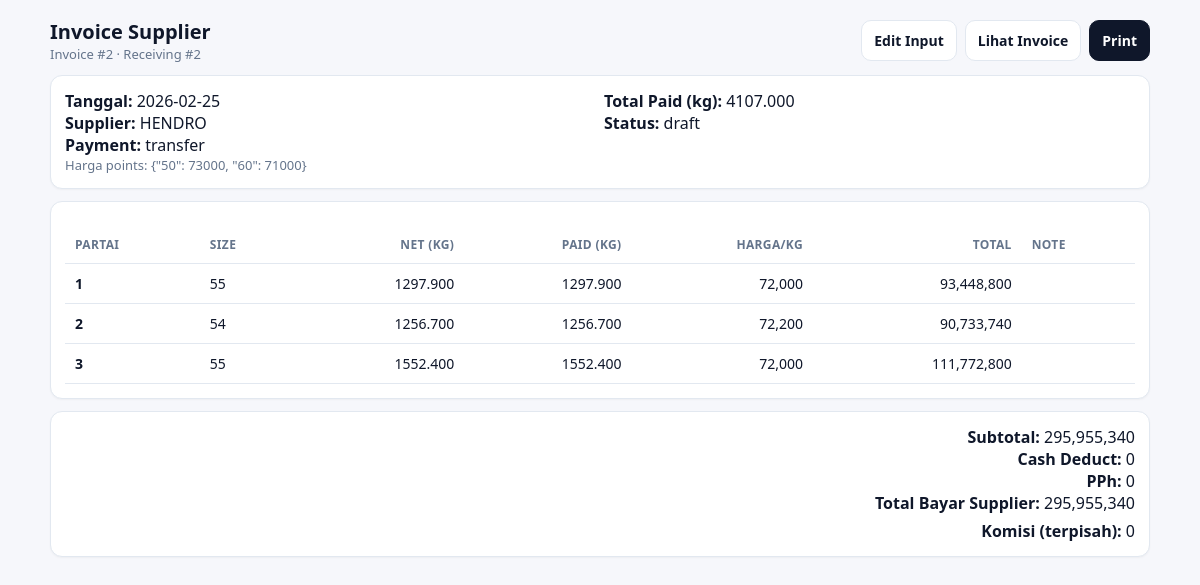
The app's page /invoice/view/2 with its own data.
### tables this page shows
CREATE TABLE invoice_header (
            id INTEGER PRIMARY KEY AUTOINCREMENT,

            receiving_id INTEGER NOT NULL UNIQUE, -- 1 receiving = 1 invoice

            invoice_no TEXT,
            tanggal TEXT NOT NULL DEFAULT (date('now','localtime')),

            supplier TEXT NOT NULL,
            price_points_json TEXT NOT NULL,

            payment_type TEXT NOT NULL
                CHECK (payment_type IN ('cash','transfer')),

            tempo_hari INTEGER DEFAULT 0,
            due_date TEXT,

            -- Cash deduct per kg (hanya berlaku kalau cash)
            cash_deduct_per_kg_rp INTEGER DEFAULT 0,
            cash_deduct_total_rp INTEGER DEFAULT 0,

            -- Komisi (TIDAK mengurangi pembayaran supplier)
            komisi_per_kg_rp INTEGER DEFAULT 0,
            komisi_total_rp INTEGER DEFAULT 0,

            -- PPh (siap dipakai nanti, 0.25% = 25)
            pph_rate_bp INTEGER DEFAULT 0,
            pph_amount_rp INTEGER DEFAULT 0,

            -- Total Supplier
            subtotal_rp INTEGER DEFAULT 0,
            total_payable_rp INTEGER DEFAULT 0,

            total_paid_g INTEGER DEFAULT 0,

            status TEXT DEFAULT 'draft'
                CHECK (status IN ('draft','issued','paid','void')),

            created_at TEXT DEFAULT (datetime('now','localtime')),

            FOREIGN KEY(receiving_id)
                REFERENCES receiving_header(id)
                ON DELETE CASCADE
        );

CREATE TABLE invoice_line (
            id INTEGER PRIMARY KEY AUTOINCREMENT,

            invoice_id INTEGER NOT NULL,
            receiving_item_id INTEGER NOT NULL UNIQUE,

            partai_no INTEGER NOT NULL,

            -- Simpan gram supaya presisi (anti float)
            net_g INTEGER NOT NULL,
            paid_g INTEGER NOT NULL,

            round_size INTEGER,

            price_per_kg_rp INTEGER NOT NULL,
            price_override_per_kg_rp INTEGER,

            line_total_rp INTEGER NOT NULL,
            note TEXT,

            FOREIGN KEY(invoice_id)
                REFERENCES invoice_header(id)
                ON DELETE CASCADE,

            FOREIGN KEY(receiving_item_id)
                REFERENCES receiving_item(id)
                ON DELETE CASCADE
        );

### invoice/routes.py (the view)
@invoice_bp.route("/view/<int:invoice_id>", methods=["GET"])
def invoice_view(invoice_id):
    h = repo.get_invoice_header(invoice_id)
    if not h:
        return "Invoice tidak ditemukan", 404
    lines = repo.fetch_invoice_lines(invoice_id)
    return render_template("invoice/detail.html", header=h, lines=lines)

### helpers/db.py (called while the page is built)
def get_conn():
    conn = sqlite3.connect(DB_PATH, timeout=30)
    conn.row_factory = sqlite3.Row
    conn.execute("PRAGMA foreign_keys = ON;")
    conn.execute("PRAGMA journal_mode = WAL;")
    return conn

### invoice/repository.py (called while the page is built)
def get_invoice_header(invoice_id):
    conn = get_conn()
    try:
        row = conn.execute("SELECT * FROM invoice_header WHERE id=?", (invoice_id,)).fetchone()
        return dict(row) if row else None
    finally:
        conn.close()

def fetch_invoice_lines(invoice_id):
    conn = get_conn()
    try:
        rows = conn.execute(
            "SELECT * FROM invoice_line WHERE invoice_id=? ORDER BY partai_no ASC, id ASC",
            (invoice_id,),
        ).fetchall()
        return [dict(r) for r in rows]
    finally:
        conn.close()

### templates/invoice/detail.html (shortened to what this page needs)
<!doctype html>
<html lang="id">
<head>
</head>
<body>
<div class="wrap">
  <div class="top">
    <div>
      <h2>Invoice Supplier</h2>
      <div class="muted">Invoice #{{ header.id }} · Receiving #{{ header.receiving_id }}</div>
    </div>
    <div style="display:flex;gap:8px;flex-wrap:wrap;justify-content:flex-end;">
    <a class="btn" href="{{ url_for('invoice.invoice_new', receiving_id=header.receiving_id) }}">Edit Input</a>
      <a class="btn" href="{{ url_for('invoice.invoice_view', invoice_id=header.id) }}">Lihat Invoice</a>
      <a class="btn btn-primary" href="#" onclick="window.print();return false;">Print</a>
    </div>
  </div>
  <div class="card">
    <div class="grid">
      <div>
        <div><b>Tanggal:</b> {{ header.tanggal }}</div>
        <div><b>Supplier:</b> {{ header.supplier }}</div>
        <div><b>Payment:</b> {{ header.payment_type }}</div>
        <div class="muted">Harga points: {{ header.price_points_json }}</div>
      </div>
      <div>
        <div><b>Total Paid (kg):</b> {{ "%.3f"|format((header.total_paid_g or 0)/1000) }}</div>
        <div><b>Status:</b> {{ header.status }}</div>
      </div>
    </div>
  </div>
  <div class="card" style="margin-top:12px; overflow:auto;">
    <table>
      <thead>
        <tr>
          <th>Partai</th>
          <th>Size</th>
          <th class="right">Net (kg)</th>
          <th class="right">Paid (kg)</th>
          <th class="right">Harga/kg</th>
          <th class="right">Total</th>
          <th>Note</th>
        </tr>
      </thead>
      <tbody>
        {% for r in lines %}
        <tr>
          <td><b>{{ r.partai_no }}</b></td>
          <td>{{ r.round_size if r.round_size is not none else "-" }}</td>
          <td class="right">{{ "%.3f"|format((r.net_g or 0)/1000) }}</td>
          <td class="right">{{ "%.3f"|format((r.paid_g or 0)/1000) }}</td>
          <td class="right">{{ "{:,}".format(r.price_override_per_kg_rp or r.price_per_kg_rp) }}</td>
          <td class="right">{{ "{:,}".format(r.line_total_rp or 0) }}</td>
          <td>{{ r.note or "" }}</td>
        </tr>
        {% endfor %}
      </tbody>
    </table>
  </div>
  <div class="card" style="margin-top:12px;">
    <div class="right"><b>Subtotal:</b> {{ "{:,}".format(header.subtotal_rp or 0) }}</div>
    <div class="right"><b>Cash Deduct:</b> {{ "{:,}".format(header.cash_deduct_total_rp or 0) }}</div>
    <div class="right"><b>PPh:</b> {{ "{:,}".format(header.pph_amount_rp or 0) }}</div>
    <div class="right"><b>Total Bayar Supplier:</b> {{ "{:,}".format(header.total_payable_rp or 0) }}</div>
    <div class="right" style="margin-top:6px;"><b>Komisi (terpisah):</b> {{ "{:,}".format(header.komisi_total_rp or 0) }}</div>
  </div>
</div>
</body>
</html>

### templates/invoice/detail.html (style rules this page uses)
:root { --bg:#f6f7fb;--card:#fff;--text:#0f172a;--muted:#64748b;--border:#e2e8f0;--btn:#0f172a }
body { margin:0;font-family:system-ui,-apple-system,Segoe UI,Roboto,Arial;background:var(--bg);color:var(--text) }
.wrap { max-width:1100px;margin:18px auto;padding:0 14px }
.top { display:flex;justify-content:space-between;align-items:center;gap:10px;margin-bottom:12px }
h2 { margin:0;font-size:20px }
.muted { color:var(--muted);font-size:13px }
.card { background:var(--card);border:1px solid var(--border);border-radius:12px;padding:14px;box-shadow:0 1px 2px rgba(0,0,0,.04) }
.btn { display:inline-block;padding:10px 12px;border-radius:10px;border:1px solid var(--border);text-decoration:none;font-weight:700;font-size:14px;background:#fff;color:var(--text) }
.btn-primary { background:var(--btn);color:#fff;border-color:var(--btn) }
table { width:100%;border-collapse:collapse;margin-top:10px }
th,td { border-bottom:1px solid var(--border);padding:10px;text-align:left;font-size:14px;vertical-align:top }
th { font-size:12px;color:var(--muted);text-transform:uppercase;letter-spacing:.03em }
.right { text-align:right }
.grid { display:grid;grid-template-columns:1fr 1fr;gap:8px }

### records on screen
invoice_header: id "2", receiving_id "2", tanggal "2026-02-25", supplier "HENDRO", payment_type "transfer", price_points_json "{\"50\": 73000, \"60\": 71000}", (header.total_paid_gor0)/1000 "4107.000", status "draft", subtotal_rp "295,955,340", cash_deduct_total_rp "0", pph_amount_rp "0", total_payable_rp "295,955,340", komisi_total_rp "0"
invoice_line: partai_no "1", round_size "55", (r.net_gor0)/1000 "1297.900", (r.paid_gor0)/1000 "1297.900", price_per_kg_rp "72,000", line_total_rp "93,448,800"
invoice_line: partai_no "2", round_size "54", (r.net_gor0)/1000 "1256.700", (r.paid_gor0)/1000 "1256.700", price_per_kg_rp "72,200", line_total_rp "90,733,740"
invoice_line: partai_no "3", round_size "55", (r.net_gor0)/1000 "1552.400", (r.paid_gor0)/1000 "1552.400", price_per_kg_rp "72,000", line_total_rp "111,772,800"
